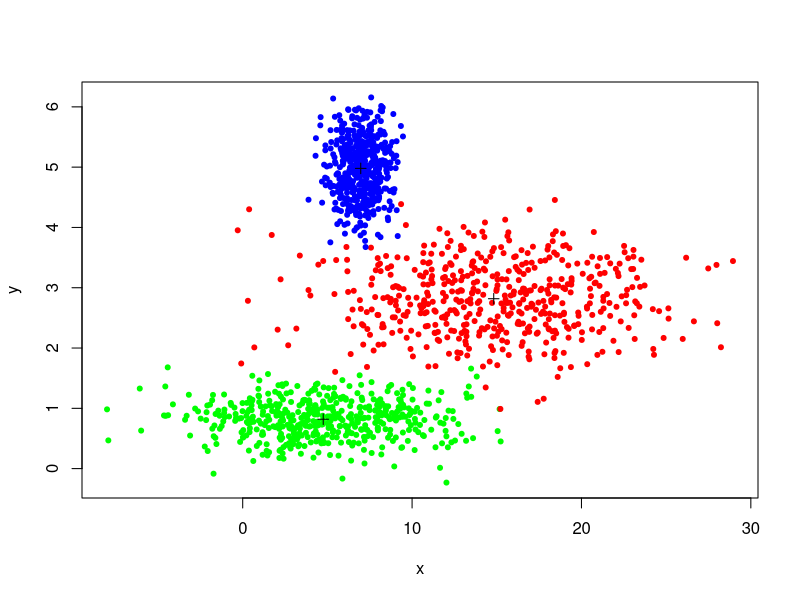

Source code (R):
# library(ellipse)

N = 500


#----------------------------------------------------------
# Cluster 1.
#----------------------------------------------------------
x1 = rnorm(N, mean=4.5, sd=4.0)
y1 = rnorm(N, mean=0.8, sd=0.3)

avr_x1 = mean(x1)
avr_y1 = mean(y1)

sd_x1 = sd(x1)
sd_y1 = sd(y1)

r_x1 = 4.5
r_y1 = 0.8

#cat("Clust 1 = ", avr_x1, " ", avr_y1, "\n")
#cat("Clust 1 = ", sd_x1, " ", sd_y1, "\n")
colors_1 = rep(rgb(0.0, 1.0, 0.0), N)


# #----------------------------------------------------------
# # Cluster 2.
# #----------------------------------------------------------
x2 = rnorm(N, mean=15, sd=5.0)
y2 = rnorm(N, mean=2.8, sd=0.6)

r_x2 = 15
r_y2 = 2.8

avr_x2 = mean(x2)
avr_y2 = mean(y2)
cat("Clust 2 = ", avr_x2, " ", avr_y2, "\n")

colors_2 = rep(rgb(1.0, 0.0, 0.0), N)
#----------------------------------------------------------
# Cluster 3.
#----------------------------------------------------------
x3 = rnorm(N, mean=7, sd=1.0)
y3 = rnorm(N, mean=5, sd=0.5)

r_x3 = 15
r_y3 = 2.8

avr_x3 = mean(x3)
avr_y3 = mean(y3)
# cat("Clust 2 = ", avr_x2, " ", avr_y2, "\n")

colors_3 = rep(rgb(0.0, 0.0, 1.0), N)
#----------------------------------------------------------



x = c(x1, x2, x3)
y = c(y1, y2, y3)
colors = c(colors_1, colors_2, colors_3)


# old.par <- par(mfrow=c(1, 2))

plot(x, y, col=colors, pch=20)
points(c(avr_x1,  avr_x2, avr_x3), c(avr_y1, avr_y2, avr_y3), pch=3, col=rgb(0.0, 0.0, 0.0))


# a <- 5
# b <- 1
# x0 <- 1
# y0 <- 1
# alpha <- atan(0.1)
# theta <- seq(0, 2 * pi, length=(1000))

# x_e <- x0 + a * cos(theta) * cos(alpha) - b * sin(theta) * sin(alpha)
# y_e <- y0 + a * cos(theta) * sin(alpha) + b * sin(theta) * cos(alpha)

# points(x_e, y_e, col="blue")
# ellipse(c(0, 0), c(1), 1.0, center.pch=19, center.cex=1.5, 
#   segments=51, add=TRUE, xlab="", ylab="", 
#    las=par('las'), col="blue", lwd=2, lty=1)
# ellipse(x, scale = c(1, 1), centre = c(avr_x1, avr_y1), level = 0.95, col = rgb(1.0, 1.0, 0.0))
# ellipse(h=0.5, angle=30)

# points(r_x1, r_y1, pch=21, col=rgb(0.0, 0.0, 1.0), cex= sd_x1)
# points(r_x2, r_y2, pch=21, col=rgb(0.0, 0.0, 1.0), cex= 5.0)

# title(main = "Real clusters")


# #km = kmeans(c(x, y), 3)
# km = kmeans(c(x, y), 3)
# plot(x, y, col=km$cluster)
# title(main = "Kmean clusters")

# par(old.par)
